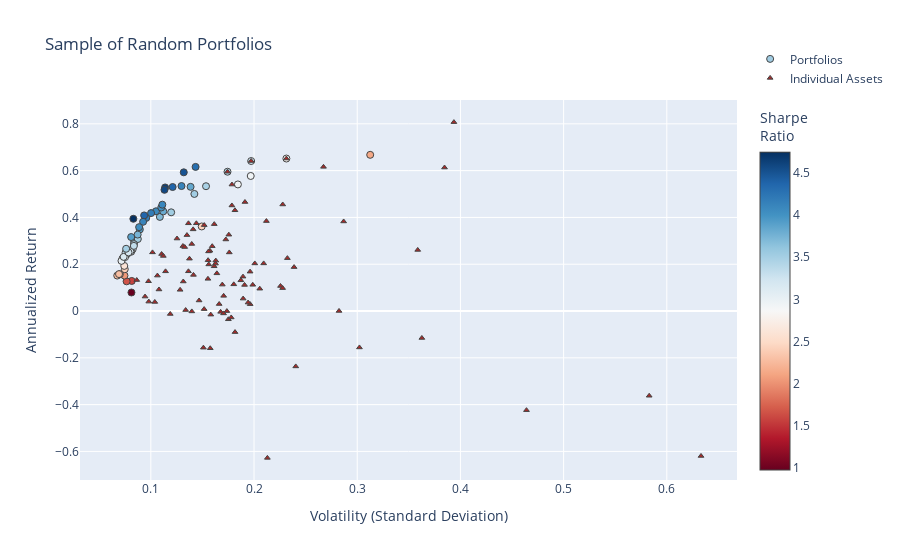

Here is the notebook cell this chart was saved with:
### Code cell
fig2 = go.Figure()

fig2.add_trace(go.Scatter(
    x=[p["variance"]**0.5 for p in dominant_portfolios],  # Convert variance to volatility
    y=[p["return"] for p in dominant_portfolios],
    mode='markers',
    marker=dict(
        color=[p["return"] / (p["variance"]**0.5) for p in dominant_portfolios],  # Sharpe Ratio
        showscale=True,
        size=7,
        line=dict(width=1),
        colorscale="RdBu",
        colorbar=dict(title="Sharpe<br>Ratio")
    ),
    hoverinfo='text',
    text=[
        f"Return: {p['return']:.2%}<br>Volatility: {p['variance']**0.5:.2f}<br>" +
        "<br>".join([f"{p['tickers'][i]}: Weight={p['weights'][i]:.2f}" for i in range(len(p['tickers']))])
        for p in dominant_portfolios
    ],
    name="Portfolios"
))


fig2.add_trace(go.Scatter(
    x=volatility, 
    y=annualized_returns,
    mode='markers',
    hoverinfo='text',
    hovertext=[
        f"{name} <br>Volatility: {vol:.2f} <br>Returns: {ret:.2%} <br>Sharpe Ratio: {sr:.2f}"
        for name, vol, ret, sr in zip(names, volatility, annualized_returns, sharpe_ratios)
    ],
    marker=dict(
        color='brown',
        size=5,
        symbol='triangle-up',  # Sets the marker shape to a triangle
        line=dict(width=1)
    ),
    name="Individual Assets"
))

fig2.update_layout(
    title='Sample of Random Portfolios',
    xaxis_title='Volatility (Standard Deviation)',
    yaxis_title='Annualized Return',
    legend=dict(y=5
    )
)


fig2.show()

### Figure 1 — Plotly figure (JSON) as saved in the notebook; plotly's stock layout.template omitted (floating-point values rounded to 4 significant figures)
{"data": [{"hoverinfo": "text", "marker": {"color": [3.527, 2.421, 4.164, 2.136, 3.903, 3.519, 1.578, 3.698, 0.9759, 3.159, 3.831, 3.524, 1.658, 4.639, 3.476, 3.207, 4.574, 2.037, 2.934, 2.933, 3.416, 4.118, 3.521, 2.244, 2.389, 3.802, 2.598, 4.493, 3.091, 2.997, 4.06, 3.072, 3.309, 3.129, 3.141, 2.817, 3.179, 2.246, 2.283, 3.194, 4.369, 3.414, 3.743, 4.123, 4.018, 4.09, 3.25, 4.043, 4.296, 3.331, 4.745, 4.375, 3.498, 4.175, 3.907], "colorbar": {"title": {"text": "Sharpe<br>Ratio"}}, "colorscale": [[0, "rgb(103,0,31)"], [0.1, "rgb(178,24,43)"], [0.2, "rgb(214,96,77)"], [0.3, "rgb(244,165,130)"], [0.4, "rgb(253,219,199)"], [0.5, "rgb(247,247,247)"], [0.6, "rgb(209,229,240)"], [0.7, "rgb(146,197,222)"], [0.8, "rgb(67,147,195)"], [0.9, "rgb(33,102,172)"], [1, "rgb(5,48,97)"]], "line": {"width": 1}, "showscale": true, "size": 7}, "mode": "markers", "name": "Portfolios", "text": ["Return: 29.57%<br>Volatility: 0.08<br>LMT_Close: Weight=0.39<br>MCD_Close: Weight=0.43<br>WFC_Close: Weight=0.00<br>GOOG_Close: Weight=0.13<br>XOM_Close: Weight=0.05", "Return: 36.15%<br>Volatility: 0.15<br>KR_Close: Weight=0.00<br>MSFT_Close: Weight=0.96<br>SYK_Close: Weight=0.04", "Return: 39.80%<br>Volatility: 0.10<br>BA_Close: Weight=0.40<br>V_Close: Weight=0.25<br>NEE_Close: Weight=0.35<br>DIS_Close: Weight=0.00", "Return: 66.75%<br>Volatility: 0.31<br>NVDA_Close: Weight=0.67<br>NFLX_Close: Weight=0.33<br>GS_Close: Weight=0.00", "Return: 34.87%<br>Volatility: 0.09<br>BA_Close: Weight=0.39<br>SYY_Close: Weight=0.13<br>META_Close: Weight=0.10<br>KO_Close: Weight=0.30<br>GOOGL_Close: Weight=0.08", "Return: 50.04%<br>Volatility: 0.14<br>SAP_Close: Weight=0.26<br>BA_Close: Weight=0.74<br>SRE_Close: Weight=0.00", "Return: 12.86%<br>Volatility: 0.08<br>CSCO_Close: Weight=0.22<br>IBM_Close: Weight=0.00<br>DUK_Close: Weight=0.33<br>RTX_Close: Weight=0.38<br>BMY_Close: Weight=0.07", "Return: 40.22%<br>Volatility: 0.11<br>CPB_Close: Weight=0.00<br>CAT_Close: Weight=0.46<br>GS_Close: Weight=0.00<br>GOOG_Close: Weight=0.25<br>PEP_Close: Weight=0.29", "Return: 7.93%<br>Volatility: 0.08<br>CMCSA_Close: Weight=0.14<br>PG_Close: Weight=0.26<br>AMGN_Close: Weight=0.00<br>PFE_Close: Weight=0.60", "Return: 24.32%<br>Volatility: 0.08<br>XOM_Close: Weight=0.07<br>ISRG_Close: Weight=0.30<br>KO_Close: Weight=0.38<br>CRM_Close: Weight=0.06<br>SYY_Close: Weight=0.19", "Return: 53.07%<br>Volatility: 0.14<br>TXN_Close: Weight=0.30<br>VRTX_Close: Weight=0.10<br>BA_Close: Weight=0.61<br>PM_Close: Weight=0.00", "Return: 42.19%<br>Volatility: 0.12<br>ABBV_Close: Weight=0.51<br>MMM_Close: Weight=0.39<br>NFLX_Close: Weight=0.10", "Return: 12.69%<br>Volatility: 0.08<br>GE_Close: Weight=0.00<br>KO_Close: Weight=0.82<br>NKE_Close: Weight=0.10<br>CMCSA_Close: Weight=0.08", "Return: 52.82%<br>Volatility: 0.11<br>BA_Close: Weight=0.46<br>ABBV_Close: Weight=0.39<br>GOOGL_Close: Weight=0.00<br>AAPL_Close: Weight=0.06<br>INTC_Close: Weight=0.10", "Return: 53.35%<br>Volatility: 0.15<br>VZ_Close: Weight=0.00<br>BA_Close: Weight=0.87<br>AMGN_Close: Weight=0.00<br>NKE_Close: Weight=0.13", "Return: 26.45%<br>Volatility: 0.08<br>INTC_Close: Weight=0.23<br>F_Close: Weight=0.03<br>NEE_Close: Weight=0.46<br>ABT_Close: Weight=0.29<br>ZBH_Close: Weight=0.00", "Return: 51.80%<br>Volatility: 0.11<br>MSFT_Close: Weight=0.26<br>MRK_Close: Weight=0.00<br>BA_Close: Weight=0.39<br>PFE_Close: Weight=0.06<br>CAT_Close: Weight=0.29", "Return: 15.17%<br>Volatility: 0.07<br>JPM_Close: Weight=0.34<br>EXC_Close: Weight=0.24<br>BAC_Close: Weight=0.00<br>WFC_Close: Weight=0.00<br>PEP_Close: Weight=0.41", "Return: 54.11%<br>Volatility: 0.18<br>BAC_Close: Weight=0.25<br>PYPL_Close: Weight=0.75<br>PM_Close: Weight=0.00<br>CPB_Close: Weight=0.00", "Return: 57.72%<br>Volatility: 0.20<br>PYPL_Close: Weight=0.72<br>GS_Close: Weight=0.00<br>CPB_Close: Weight=0.00<br>AMZN_Close: Weight=0.28", "Return: 59.54%<br>Volatility: 0.17<br>BSX_Close: Weight=0.00<br>IBM_Close: Weight=0.00<br>BA_Close: Weight=1.00<br>GE_Close: Weight=0.00", "Return: 53.42%<br>Volatility: 0.13<br>VRTX_Close: Weight=0.12<br>COST_Close: Weight=0.00<br>RMD_Close: Weight=0.07<br>CAT_Close: Weight=0.46<br>WMT_Close: Weight=0.36", "Return: 30.79%<br>Volatility: 0.09<br>MCD_Close: Weight=0.46<br>IBM_Close: Weight=0.00<br>GOOG_Close: Weight=0.13<br>LMT_Close: Weight=0.41", "Return: 15.71%<br>Volatility: 0.07<br>KO_Close: Weight=0.58<br>CVX_Close: Weight=0.16<br>EW_Close: Weight=0.12<br>BAC_Close: Weight=0.14", "Return: 17.86%<br>Volatility: 0.07<br>DHR_Close: Weight=0.07<br>NEE_Close: Weight=0.49<br>BMY_Close: Weight=0.07<br>KO_Close: Weight=0.37", "Return: 42.60%<br>Volatility: 0.11<br>LMT_Close: Weight=0.23<br>ACN_Close: Weight=0.27<br>BA_Close: Weight=0.50<br>ZBH_Close: Weight=0.00", "Return: 19.29%<br>Volatility: 0.07<br>LMT_Close: Weight=0.54<br>ZBH_Close: Weight=0.00<br>BSX_Close: Weight=0.00<br>KO_Close: Weight=0.46", "Return: 59.28%<br>Volatility: 0.13<br>ABBV_Close: Weight=0.46<br>VRTX_Close: Weight=0.07<br>F_Close: Weight=0.00<br>CAT_Close: Weight=0.47", "Return: 22.43%<br>Volatility: 0.07<br>ABT_Close: Weight=0.22<br>BAC_Close: Weight=0.12<br>MMM_Close: Weight=0.21<br>SAP_Close: Weight=0.14<br>AEP_Close: Weight=0.31", "Return: 21.44%<br>Volatility: 0.07<br>GM_Close: Weight=0.05<br>HON_Close: Weight=0.45<br>KO_Close: Weight=0.34<br>META_Close: Weight=0.17", "Return: 42.63%<br>Volatility: 0.11<br>MMM_Close: Weight=0.23<br>ACN_Close: Weight=0.20<br>AMZN_Close: Weight=0.13<br>BA_Close: Weight=0.43<br>SYK_Close: Weight=0.01", "Return: 23.06%<br>Volatility: 0.08<br>AEP_Close: Weight=0.23<br>ABT_Close: Weight=0.23<br>SYY_Close: Weight=0.10<br>HON_Close: Weight=0.44", "Return: 25.01%<br>Volatility: 0.08<br>TXN_Close: Weight=0.19<br>JPM_Close: Weight=0.19<br>MSFT_Close: Weight=0.22<br>AEP_Close: Weight=0.40", "Return: 25.33%<br>Volatility: 0.08<br>TSLA_Close: Weight=0.02<br>ISRG_Close: Weight=0.32<br>CPB_Close: Weight=0.00<br>BAC_Close: Weight=0.15<br>KO_Close: Weight=0.51", "Return: 23.14%<br>Volatility: 0.07<br>LMT_Close: Weight=0.32<br>DUK_Close: Weight=0.02<br>SAP_Close: Weight=0.03<br>TXN_Close: Weight=0.26<br>KO_Close: Weight=0.37", "Return: 65.17%<br>Volatility: 0.23<br>PYPL_Close: Weight=1.00<br>UA_Close: Weight=0.00<br>GE_Close: Weight=0.00", "Return: 25.49%<br>Volatility: 0.08<br>AEP_Close: Weight=0.27<br>INTC_Close: Weight=0.15<br>DIS_Close: Weight=0.02<br>V_Close: Weight=0.35<br>ACN_Close: Weight=0.21", "Return: 15.15%<br>Volatility: 0.07<br>KO_Close: Weight=0.52<br>JPM_Close: Weight=0.30<br>ZBH_Close: Weight=0.00<br>MS_Close: Weight=0.00<br>EXC_Close: Weight=0.18", "Return: 15.79%<br>Volatility: 0.07<br>JPM_Close: Weight=0.24<br>GM_Close: Weight=0.05<br>RMD_Close: Weight=0.12<br>KO_Close: Weight=0.59", "Return: 25.04%<br>Volatility: 0.08<br>UA_Close: Weight=0.00<br>GOOGL_Close: Weight=0.09<br>LMT_Close: Weight=0.30<br>ISRG_Close: Weight=0.22<br>KO_Close: Weight=0.39", "Return: 40.87%<br>Volatility: 0.09<br>SO_Close: Weight=0.00<br>MCD_Close: Weight=0.39<br>BA_Close: Weight=0.39<br>KO_Close: Weight=0.22", "Return: 28.57%<br>Volatility: 0.08<br>HD_Close: Weight=0.35<br>AEP_Close: Weight=0.29<br>SRE_Close: Weight=0.00<br>ORCL_Close: Weight=0.08<br>WMT_Close: Weight=0.27", "Return: 32.67%<br>Volatility: 0.09<br>NEE_Close: Weight=0.35<br>MA_Close: Weight=0.31<br>CMCSA_Close: Weight=0.05<br>WMT_Close: Weight=0.28<br>CSCO_Close: Weight=0.00", "Return: 38.14%<br>Volatility: 0.09<br>XOM_Close: Weight=0.00<br>SAP_Close: Weight=0.08<br>CAT_Close: Weight=0.34<br>NEE_Close: Weight=0.38<br>ACN_Close: Weight=0.20", "Return: 44.23%<br>Volatility: 0.11<br>BABA_Close: Weight=0.21<br>WMT_Close: Weight=0.31<br>MCD_Close: Weight=0.48", "Return: 45.46%<br>Volatility: 0.11<br>NVDA_Close: Weight=0.10<br>AAPL_Close: Weight=0.06<br>CRM_Close: Weight=0.03<br>BA_Close: Weight=0.50<br>JNJ_Close: Weight=0.31", "Return: 64.11%<br>Volatility: 0.20<br>CAT_Close: Weight=1.00<br>F_Close: Weight=0.00<br>T_Close: Weight=0.00", "Return: 35.86%<br>Volatility: 0.09<br>MMM_Close: Weight=0.24<br>MA_Close: Weight=0.02<br>NEE_Close: Weight=0.26<br>MCD_Close: Weight=0.32<br>PYPL_Close: Weight=0.16", "Return: 61.60%<br>Volatility: 0.14<br>CAT_Close: Weight=0.45<br>BA_Close: Weight=0.55<br>WFC_Close: Weight=0.00<br>K_Close: Weight=0.00", "Return: 27.84%<br>Volatility: 0.08<br>SNAP_Close: Weight=0.00<br>SO_Close: Weight=0.00<br>NEE_Close: Weight=0.52<br>HD_Close: Weight=0.48<br>PM_Close: Weight=0.00", "Return: 39.42%<br>Volatility: 0.08<br>MMM_Close: Weight=0.17<br>BMY_Close: Weight=0.00<br>BA_Close: Weight=0.30<br>NEE_Close: Weight=0.22<br>MCD_Close: Weight=0.30", "Return: 53.00%<br>Volatility: 0.12<br>PFE_Close: Weight=0.09<br>BA_Close: Weight=0.43<br>META_Close: Weight=0.13<br>CAT_Close: Weight=0.35", "Return: 26.61%<br>Volatility: 0.08<br>KO_Close: Weight=0.27<br>HD_Close: Weight=0.34<br>V_Close: Weight=0.38<br>BSX_Close: Weight=0.00<br>CSCO_Close: Weight=0.00", "Return: 41.86%<br>Volatility: 0.10<br>UNH_Close: Weight=0.23<br>ABBV_Close: Weight=0.28<br>V_Close: Weight=0.24<br>DE_Close: Weight=0.24", "Return: 31.63%<br>Volatility: 0.08<br>HD_Close: Weight=0.31<br>DE_Close: Weight=0.25<br>CPB_Close: Weight=0.00<br>NEE_Close: Weight=0.44"], "type": "scatter", "x": [0.08384, 0.1493, 0.09557, 0.3126, 0.08935, 0.1422, 0.08151, 0.1088, 0.08123, 0.07699, 0.1385, 0.1197, 0.07653, 0.1139, 0.1535, 0.08247, 0.1132, 0.07447, 0.1844, 0.1968, 0.1743, 0.1297, 0.08743, 0.07002, 0.07475, 0.112, 0.07426, 0.1319, 0.07257, 0.07156, 0.105, 0.07508, 0.0756, 0.08098, 0.07368, 0.2314, 0.0802, 0.06745, 0.06917, 0.07838, 0.09354, 0.0837, 0.08727, 0.09251, 0.1101, 0.1112, 0.1972, 0.08868, 0.1434, 0.08359, 0.08308, 0.1211, 0.07607, 0.1003, 0.08094], "y": [0.2957, 0.3615, 0.398, 0.6675, 0.3487, 0.5004, 0.1286, 0.4022, 0.07927, 0.2432, 0.5307, 0.4219, 0.1269, 0.5282, 0.5335, 0.2645, 0.518, 0.1517, 0.5411, 0.5772, 0.5954, 0.5342, 0.3079, 0.1571, 0.1786, 0.426, 0.1929, 0.5928, 0.2243, 0.2144, 0.4263, 0.2306, 0.2501, 0.2533, 0.2314, 0.6517, 0.2549, 0.1515, 0.1579, 0.2504, 0.4087, 0.2857, 0.3267, 0.3814, 0.4423, 0.4546, 0.6411, 0.3586, 0.616, 0.2784, 0.3942, 0.53, 0.2661, 0.4186, 0.3163]}, {"hoverinfo": "text", "hovertext": ["SO_Close <br>Volatility: 0.12 <br>Returns: -1.26% <br>Sharpe Ratio: -0.11", "MS_Close <br>Volatility: 0.20 <br>Returns: 16.83% <br>Sharpe Ratio: 0.86", "SYY_Close <br>Volatility: 0.16 <br>Returns: 19.12% <br>Sharpe Ratio: 1.19", "SYK_Close <br>Volatility: 0.16 <br>Returns: 21.73% <br>Sharpe Ratio: 1.40", "MDT_Close <br>Volatility: 0.15 <br>Returns: 0.82% <br>Sharpe Ratio: 0.05", "CPB_Close <br>Volatility: 0.24 <br>Returns: -23.67% <br>Sharpe Ratio: -0.98", "MMM_Close <br>Volatility: 0.13 <br>Returns: 27.77% <br>Sharpe Ratio: 2.12", "NFLX_Close <br>Volatility: 0.29 <br>Returns: 38.28% <br>Sharpe Ratio: 1.33", "AMD_Close <br>Volatility: 0.58 <br>Returns: -36.20% <br>Sharpe Ratio: -0.62", "INTC_Close <br>Volatility: 0.18 <br>Returns: 32.63% <br>Sharpe Ratio: 1.86", "T_Close <br>Volatility: 0.18 <br>Returns: -3.53% <br>Sharpe Ratio: -0.20", "PG_Close <br>Volatility: 0.10 <br>Returns: 4.02% <br>Sharpe Ratio: 0.41", "QCOM_Close <br>Volatility: 0.24 <br>Returns: 18.78% <br>Sharpe Ratio: 0.79", "KO_Close <br>Volatility: 0.09 <br>Returns: 13.24% <br>Sharpe Ratio: 1.53", "IBM_Close <br>Volatility: 0.16 <br>Returns: -15.90% <br>Sharpe Ratio: -1.01", "EXC_Close <br>Volatility: 0.13 <br>Returns: 12.63% <br>Sharpe Ratio: 0.96", "GS_Close <br>Volatility: 0.20 <br>Returns: 2.94% <br>Sharpe Ratio: 0.15", "MSFT_Close <br>Volatility: 0.15 <br>Returns: 36.72% <br>Sharpe Ratio: 2.42", "PFE_Close <br>Volatility: 0.11 <br>Returns: 9.22% <br>Sharpe Ratio: 0.85", "MRK_Close <br>Volatility: 0.15 <br>Returns: -15.66% <br>Sharpe Ratio: -1.04", "NKE_Close <br>Volatility: 0.23 <br>Returns: 10.70% <br>Sharpe Ratio: 0.47", "ZBH_Close <br>Volatility: 0.19 <br>Returns: 3.62% <br>Sharpe Ratio: 0.19", "VRTX_Close <br>Volatility: 0.38 <br>Returns: 61.33% <br>Sharpe Ratio: 1.59", "SRE_Close <br>Volatility: 0.13 <br>Returns: 0.42% <br>Sharpe Ratio: 0.03", "DUK_Close <br>Volatility: 0.09 <br>Returns: 6.18% <br>Sharpe Ratio: 0.66", "PM_Close <br>Volatility: 0.14 <br>Returns: -0.16% <br>Sharpe Ratio: -0.01", "AMZN_Close <br>Volatility: 0.21 <br>Returns: 38.44% <br>Sharpe Ratio: 1.81", "TSLA_Close <br>Volatility: 0.36 <br>Returns: 26.10% <br>Sharpe Ratio: 0.73", "EW_Close <br>Volatility: 0.23 <br>Returns: 22.60% <br>Sharpe Ratio: 0.97", "GE_Close <br>Volatility: 0.21 <br>Returns: -62.75% <br>Sharpe Ratio: -2.95", "K_Close <br>Volatility: 0.18 <br>Returns: -9.01% <br>Sharpe Ratio: -0.50", "KR_Close <br>Volatility: 0.36 <br>Returns: -11.51% <br>Sharpe Ratio: -0.32", "BABA_Close <br>Volatility: 0.27 <br>Returns: 61.61% <br>Sharpe Ratio: 2.30", "LMT_Close <br>Volatility: 0.11 <br>Returns: 24.36% <br>Sharpe Ratio: 2.21", "BIIB_Close <br>Volatility: 0.23 <br>Returns: 9.80% <br>Sharpe Ratio: 0.43", "RMD_Close <br>Volatility: 0.20 <br>Returns: 20.34% <br>Sharpe Ratio: 1.01", "MA_Close <br>Volatility: 0.14 <br>Returns: 37.50% <br>Sharpe Ratio: 2.60", "BTI_Close <br>Volatility: 0.19 <br>Returns: 11.15% <br>Sharpe Ratio: 0.58", "MO_Close <br>Volatility: 0.18 <br>Returns: -2.75% <br>Sharpe Ratio: -0.15", "TMO_Close <br>Volatility: 0.16 <br>Returns: 21.55% <br>Sharpe Ratio: 1.32", "HON_Close <br>Volatility: 0.10 <br>Returns: 25.07% <br>Sharpe Ratio: 2.47", "RDY_Close <br>Volatility: 0.30 <br>Returns: -15.56% <br>Sharpe Ratio: -0.52", "PEP_Close <br>Volatility: 0.10 <br>Returns: 12.73% <br>Sharpe Ratio: 1.30", "ABT_Close <br>Volatility: 0.14 <br>Returns: 28.67% <br>Sharpe Ratio: 2.05", "RTX_Close <br>Volatility: 0.14 <br>Returns: 16.98% <br>Sharpe Ratio: 1.24", "AAPL_Close <br>Volatility: 0.18 <br>Returns: 25.04% <br>Sharpe Ratio: 1.42", "JPM_Close <br>Volatility: 0.16 <br>Returns: 19.92% <br>Sharpe Ratio: 1.28", "ORCL_Close <br>Volatility: 0.19 <br>Returns: 13.13% <br>Sharpe Ratio: 0.70", "CVX_Close <br>Volatility: 0.14 <br>Returns: 15.44% <br>Sharpe Ratio: 1.09", "AEP_Close <br>Volatility: 0.11 <br>Returns: 15.15% <br>Sharpe Ratio: 1.42", "GIS_Close <br>Volatility: 0.17 <br>Returns: -0.03% <br>Sharpe Ratio: -0.00", "BA_Close <br>Volatility: 0.17 <br>Returns: 59.54% <br>Sharpe Ratio: 3.42", "ETN_Close <br>Volatility: 0.16 <br>Returns: 13.76% <br>Sharpe Ratio: 0.89", "JNJ_Close <br>Volatility: 0.11 <br>Returns: 16.97% <br>Sharpe Ratio: 1.49", "CMCSA_Close <br>Volatility: 0.21 <br>Returns: 9.55% <br>Sharpe Ratio: 0.46", "COST_Close <br>Volatility: 0.20 <br>Returns: 11.21% <br>Sharpe Ratio: 0.56", "BAC_Close <br>Volatility: 0.21 <br>Returns: 20.36% <br>Sharpe Ratio: 0.97", "WMT_Close <br>Volatility: 0.18 <br>Returns: 43.06% <br>Sharpe Ratio: 2.37", "SAP_Close <br>Volatility: 0.14 <br>Returns: 22.38% <br>Sharpe Ratio: 1.63", "CSCO_Close <br>Volatility: 0.16 <br>Returns: 16.11% <br>Sharpe Ratio: 0.98", "DHR_Close <br>Volatility: 0.13 <br>Returns: 9.07% <br>Sharpe Ratio: 0.71", "REGN_Close <br>Volatility: 0.28 <br>Returns: 0.03% <br>Sharpe Ratio: 0.00", "CAT_Close <br>Volatility: 0.20 <br>Returns: 64.11% <br>Sharpe Ratio: 3.25", "XOM_Close <br>Volatility: 0.10 <br>Returns: 3.88% <br>Sharpe Ratio: 0.37", "TXN_Close <br>Volatility: 0.16 <br>Returns: 37.14% <br>Sharpe Ratio: 2.30", "VZ_Close <br>Volatility: 0.17 <br>Returns: 11.30% <br>Sharpe Ratio: 0.67", "GOOG_Close <br>Volatility: 0.16 <br>Returns: 27.71% <br>Sharpe Ratio: 1.74", "AMGN_Close <br>Volatility: 0.17 <br>Returns: -0.36% <br>Sharpe Ratio: -0.02", "LLY_Close <br>Volatility: 0.15 <br>Returns: 4.51% <br>Sharpe Ratio: 0.31", "WFC_Close <br>Volatility: 0.17 <br>Returns: 6.48% <br>Sharpe Ratio: 0.38", "GOOGL_Close <br>Volatility: 0.16 <br>Returns: 25.77% <br>Sharpe Ratio: 1.64", "CRM_Close <br>Volatility: 0.16 <br>Returns: 25.48% <br>Sharpe Ratio: 1.63", "EMR_Close <br>Volatility: 0.16 <br>Returns: 20.27% <br>Sharpe Ratio: 1.25", "HD_Close <br>Volatility: 0.14 <br>Returns: 32.45% <br>Sharpe Ratio: 2.40", "MCD_Close <br>Volatility: 0.14 <br>Returns: 37.50% <br>Sharpe Ratio: 2.75", "ABBV_Close <br>Volatility: 0.18 <br>Returns: 54.05% <br>Sharpe Ratio: 3.03", "PYPL_Close <br>Volatility: 0.23 <br>Returns: 65.17% <br>Sharpe Ratio: 2.82", "DE_Close <br>Volatility: 0.18 <br>Returns: 45.12% <br>Sharpe Ratio: 2.53", "ACN_Close <br>Volatility: 0.13 <br>Returns: 27.35% <br>Sharpe Ratio: 2.06", "GM_Close <br>Volatility: 0.19 <br>Returns: 14.71% <br>Sharpe Ratio: 0.78", "META_Close <br>Volatility: 0.17 <br>Returns: 30.58% <br>Sharpe Ratio: 1.77", "ISRG_Close <br>Volatility: 0.19 <br>Returns: 46.59% <br>Sharpe Ratio: 2.44", "DIS_Close <br>Volatility: 0.16 <br>Returns: -1.54% <br>Sharpe Ratio: -0.10", "F_Close <br>Volatility: 0.17 <br>Returns: 3.00% <br>Sharpe Ratio: 0.18", "V_Close <br>Volatility: 0.13 <br>Returns: 30.98% <br>Sharpe Ratio: 2.47", "BMY_Close <br>Volatility: 0.18 <br>Returns: 11.41% <br>Sharpe Ratio: 0.63", "ADBE_Close <br>Volatility: 0.23 <br>Returns: 45.54% <br>Sharpe Ratio: 2.00", "GILD_Close <br>Volatility: 0.19 <br>Returns: 5.32% <br>Sharpe Ratio: 0.28", "UA_Close <br>Volatility: 0.46 <br>Returns: -42.37% <br>Sharpe Ratio: -0.91", "NEE_Close <br>Volatility: 0.11 <br>Returns: 23.55% <br>Sharpe Ratio: 2.10", "SNAP_Close <br>Volatility: 0.63 <br>Returns: -61.94% <br>Sharpe Ratio: -0.98", "NVDA_Close <br>Volatility: 0.39 <br>Returns: 80.73% <br>Sharpe Ratio: 2.05", "BSX_Close <br>Volatility: 0.17 <br>Returns: -1.01% <br>Sharpe Ratio: -0.06", "UNH_Close <br>Volatility: 0.14 <br>Returns: 34.90% <br>Sharpe Ratio: 2.48"], "marker": {"color": "brown", "line": {"width": 1}, "size": 5, "symbol": "triangle-up"}, "mode": "markers", "name": "Individual Assets", "type": "scatter", "x": [0.1188, 0.1962, 0.1614, 0.1555, 0.1517, 0.2404, 0.1311, 0.2869, 0.5829, 0.1756, 0.1751, 0.09803, 0.2388, 0.08636, 0.1576, 0.1315, 0.1963, 0.1518, 0.1079, 0.1509, 0.2257, 0.1943, 0.3846, 0.1338, 0.09441, 0.1397, 0.212, 0.3586, 0.2323, 0.213, 0.1816, 0.3627, 0.2673, 0.1104, 0.2277, 0.2008, 0.1441, 0.1908, 0.1779, 0.163, 0.1016, 0.3022, 0.09778, 0.1397, 0.1365, 0.176, 0.1562, 0.1872, 0.1413, 0.1064, 0.1737, 0.1743, 0.1554, 0.1143, 0.2056, 0.1988, 0.2094, 0.1815, 0.1374, 0.164, 0.1284, 0.2824, 0.1972, 0.1039, 0.1615, 0.1693, 0.1595, 0.1677, 0.1468, 0.1706, 0.1573, 0.1559, 0.1627, 0.135, 0.1365, 0.1786, 0.2314, 0.1786, 0.1328, 0.1893, 0.1727, 0.1912, 0.1581, 0.1662, 0.1254, 0.1804, 0.2278, 0.1895, 0.464, 0.1121, 0.6332, 0.3937, 0.1705, 0.141], "y": [-0.01259, 0.1683, 0.1912, 0.2173, 0.008206, -0.2367, 0.2777, 0.3828, -0.362, 0.3263, -0.03526, 0.04023, 0.1878, 0.1324, -0.159, 0.1263, 0.02945, 0.3672, 0.09217, -0.1566, 0.107, 0.03617, 0.6133, 0.004163, 0.06184, -0.001647, 0.3844, 0.261, 0.226, -0.6275, -0.09007, -0.1151, 0.6161, 0.2436, 0.09799, 0.2034, 0.375, 0.1115, -0.02746, 0.2155, 0.2507, -0.1556, 0.1273, 0.2867, 0.1698, 0.2504, 0.1992, 0.1313, 0.1544, 0.1515, -0.0003004, 0.5954, 0.1376, 0.1697, 0.09549, 0.1121, 0.2036, 0.4306, 0.2238, 0.1611, 0.09067, 0.0003193, 0.6411, 0.0388, 0.3714, 0.113, 0.2771, -0.003551, 0.04513, 0.06484, 0.2577, 0.2548, 0.2027, 0.3245, 0.375, 0.5405, 0.6517, 0.4512, 0.2735, 0.1471, 0.3058, 0.4659, -0.01539, 0.02996, 0.3098, 0.1141, 0.4554, 0.05321, -0.4237, 0.2355, -0.6194, 0.8073, -0.01012, 0.349]}], "layout": {"legend": {"y": 5}, "title": {"text": "Sample of Random Portfolios"}, "xaxis": {"title": {"text": "Volatility (Standard Deviation)"}}, "yaxis": {"title": {"text": "Annualized Return"}}}}
